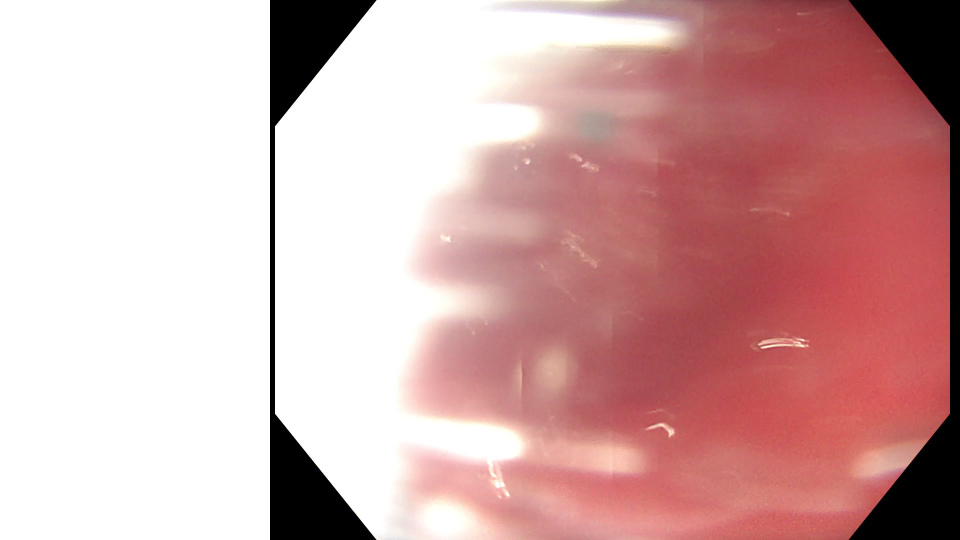
#> input picture code/circle_detec/frame1.jpg, 1920 x 1080 px (shown at 1/2 size)
$ python hough.py
#> lines starting #> are read from the running program, lines starting #| are printed output that depends on the picture
import cv2
import numpy as np

img = cv2.imread("frame1.jpg", cv2.IMREAD_GRAYSCALE)
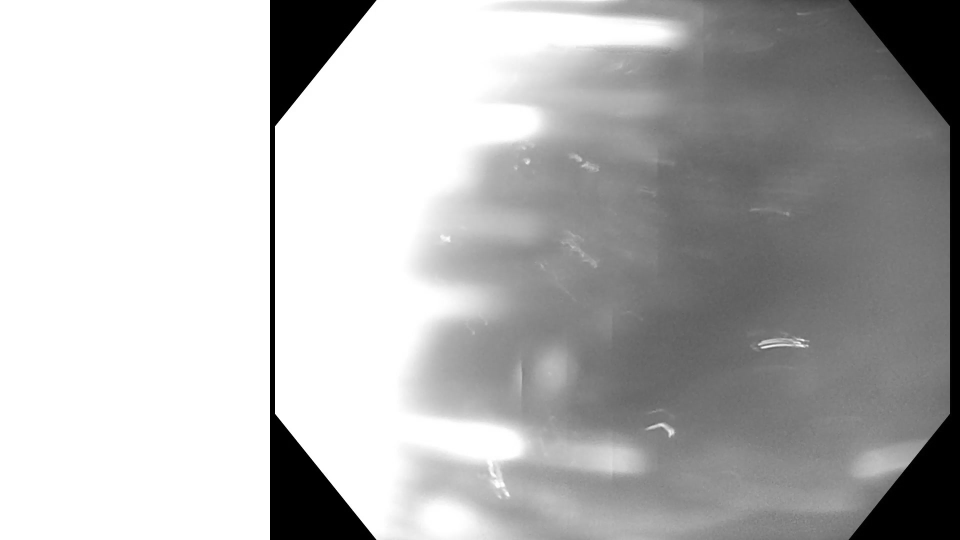
#> img: shape (1080, 1920) (shown at 1/2 size); min 0, max 255, mean 182.3

# 1. Denoise & flatten illumination
img_blur = cv2.bilateralFilter(img, d=9, sigmaColor=75, sigmaSpace=75)

import cv2
import numpy as np

img = cv2.imread("frame1.jpg", cv2.IMREAD_GRAYSCALE)
img_blur = cv2.bilateralFilter(img, d=9, sigmaColor=75, sigmaSpace=75)

h, w = img.shape[:2]
#> h = 1080; w = 1920
min_r = int(0.1 * min(h, w))   # tune this
#> min_r = 108
max_r = int(0.1 * min(h, w))   # tune this
#> max_r = 108

img = img[200:800, 540:200000]
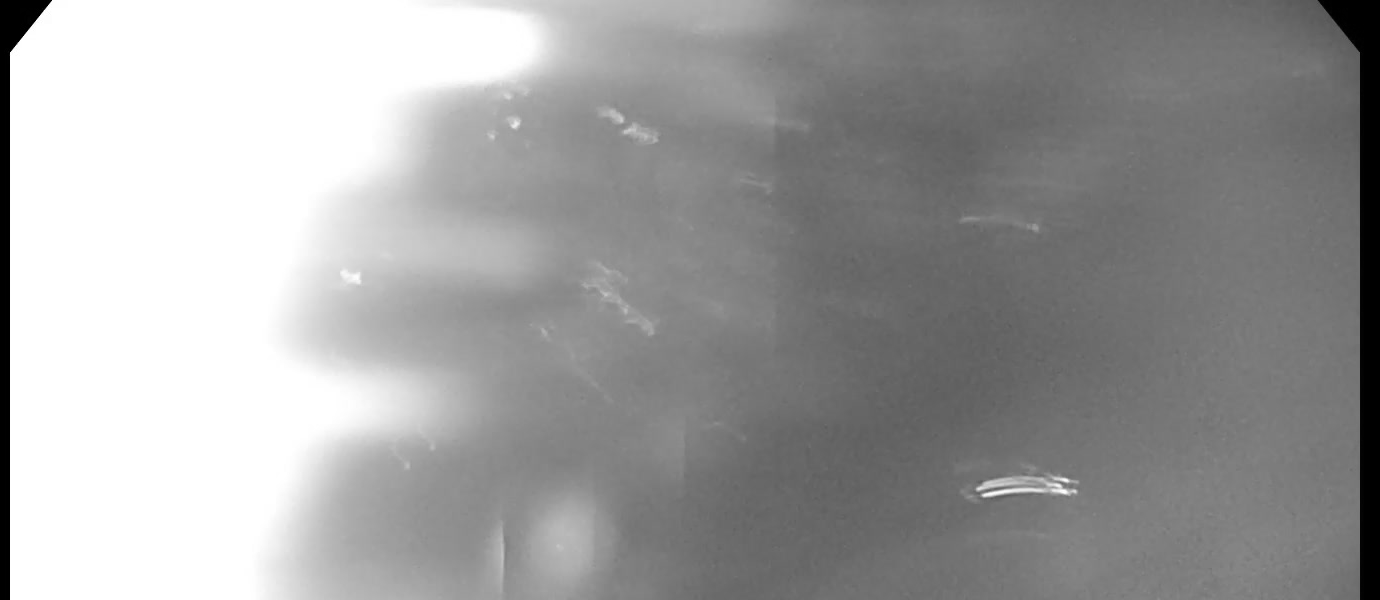
#> img: shape (600, 1380); min 0, max 255, mean 158.9


circles = cv2.HoughCircles(
    img_blur,
    cv2.HOUGH_GRADIENT,
    dp=1.2,           # accumulator resolution
    minDist=100,       # min distance between circle centers
    param1=80,        # high threshold for the internal Canny
    param2=45,        # accumulator threshold (lower -> more circles)
    minRadius=1,     # tune!
    maxRadius=0       # 0 = no upper bound (or set a value)
)
#> circles = None


# Visualize circles on the original image
vis = cv2.cvtColor(img, cv2.COLOR_GRAY2BGR)

if circles is not None:
    print(len(circles))

    circles = np.round(circles[0, :]).astype(int)
    for (x, y, r) in circles:
        # draw outer circle
        cv2.circle(vis, (x, y), r, (0, 255, 0), 2)
        # draw center point
        cv2.circle(vis, (x, y), 2, (0, 0, 255), 3)

cv2.imwrite("circles_visualization3.png", vis)

$ run again, with code/circle_detec/frame2.jpg copied over code/circle_detec/frame1.jpg
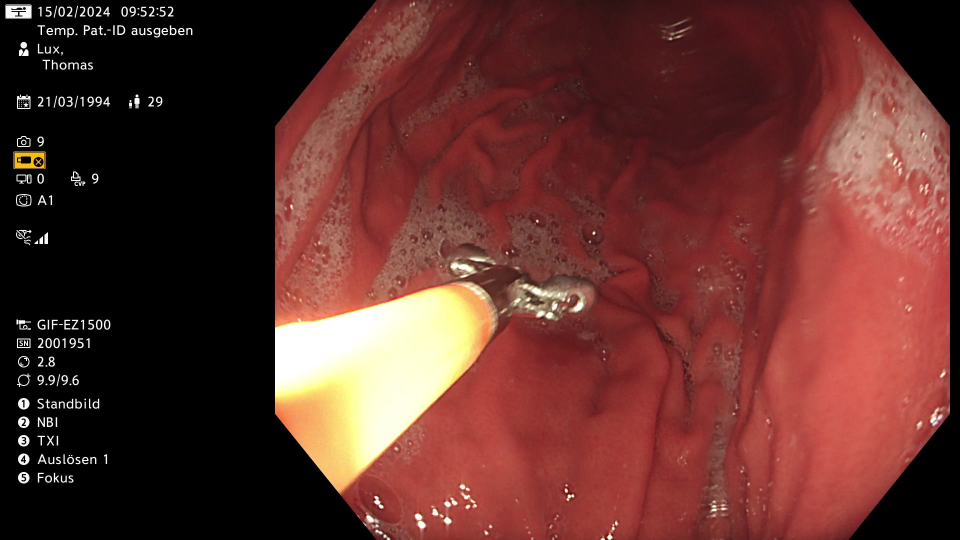
#> input picture code/circle_detec/frame2.jpg, 1920 x 1080 px (shown at 1/2 size)
#> `img = img[200:800, 540:200000]`:
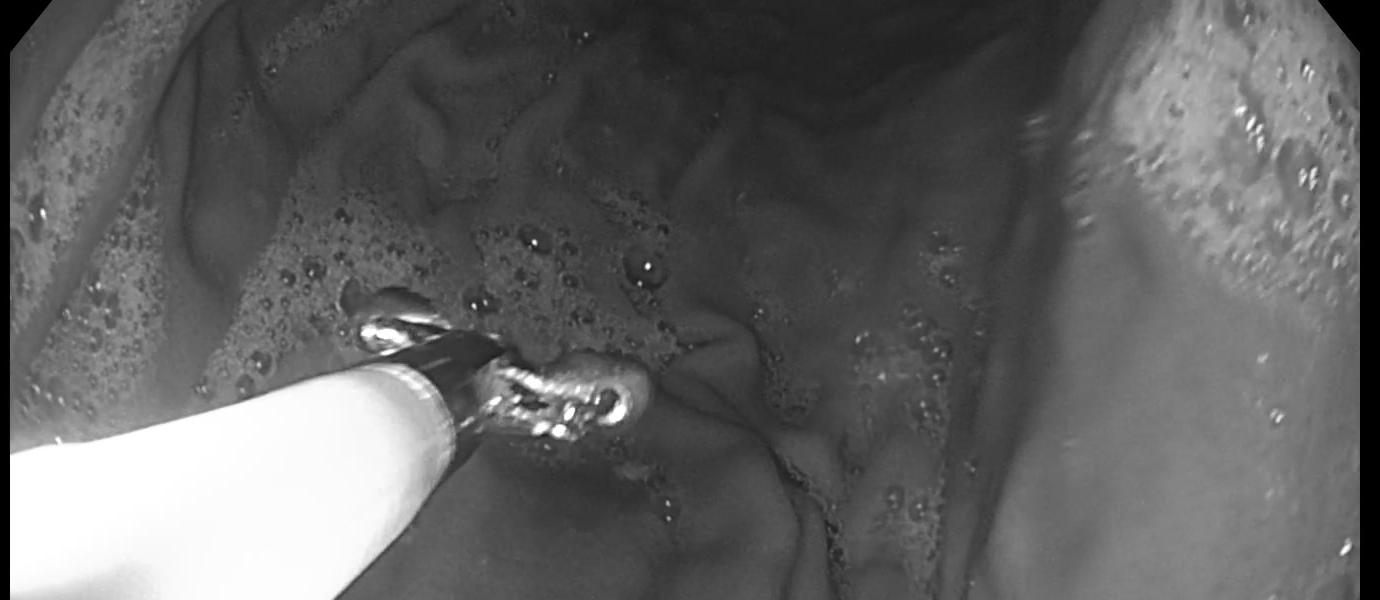
#> img: shape (600, 1380); min 0, max 255, mean 97.8
#> `circles = cv2.HoughCircles( img_blur, cv2.HOUGH_GRADIENT, dp=1.2,`: circles = 73 rows, first 8: [1024.2, 357, 976.8], [503.4, 357, 574.1], [503.4, 483, 483.9], [1224.6, 684.6, 797.4], [1269, 461.4, 720.5], [551.4, 131.4, 514.4], [1350.6, 636.6, 549.2], [1491, 684.6, 408]
#| 1
#> `circles = np.round(circles[0, :]).astype(int)`: circles = 73 rows, first 8: [1024, 357, 977], [503, 357, 574], [503, 483, 484], [1225, 685, 797], [1269, 461, 721], [551, 131, 514], [1351, 637, 549], [1491, 685, 408]
#> the loop `for (x, y, r) in circles:` made 73 passes
#> after the loop `for (x, y, r) in circles:`:
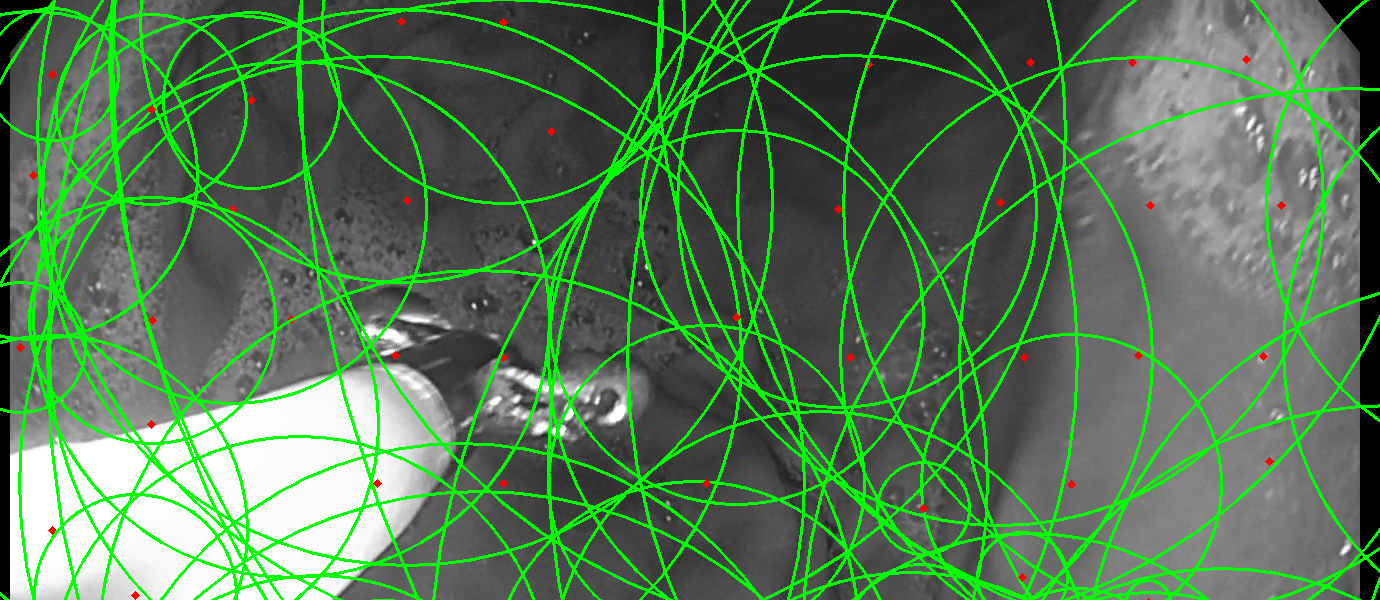
#> vis: shape (600, 1380, 3); mean B, G, R 83.9, 119.1, 84.3

$ run again, with code/circle_detec/frame3.jpg copied over code/circle_detec/frame1.jpg
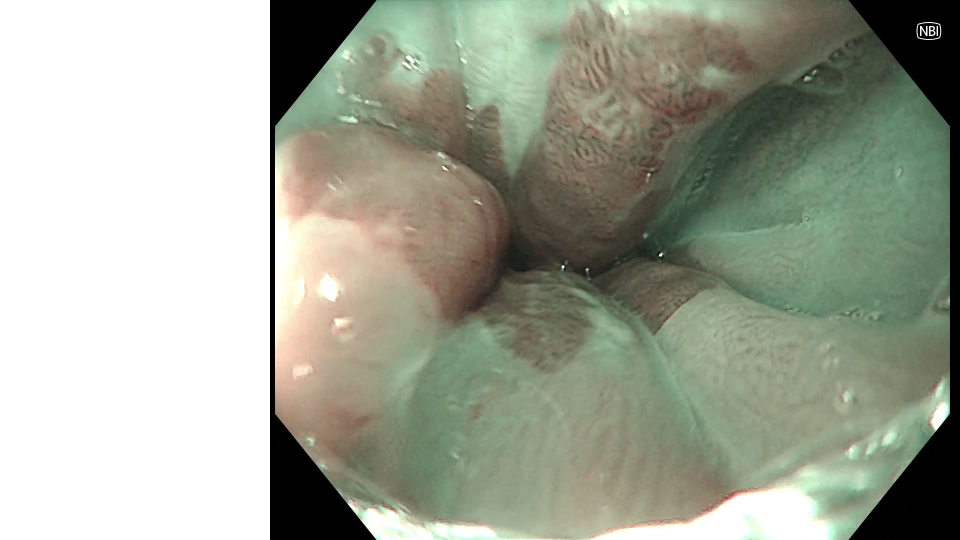
#> input picture code/circle_detec/frame3.jpg, 1920 x 1080 px (shown at 1/2 size)
#> `img = img[200:800, 540:200000]`:
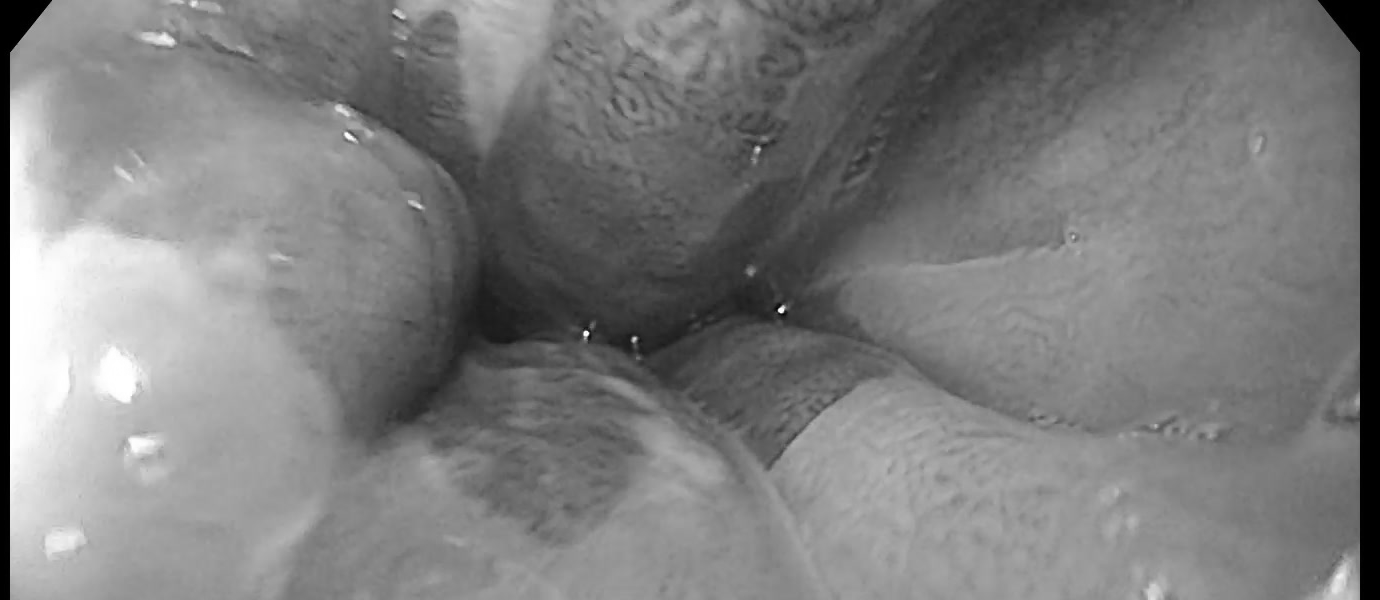
#> img: shape (600, 1380); min 0, max 255, mean 125.8
#> `circles = cv2.HoughCircles( img_blur, cv2.HOUGH_GRADIENT, dp=1.2,`: circles = [[1204.2, 480.6, 655.7], [1860.6, 58.2, 14.56]]
#| 1
#> `circles = np.round(circles[0, :]).astype(int)`: circles = [[1204, 481, 656], [1861, 58, 15]]
#> the loop `for (x, y, r) in circles:` made 2 passes
#> after the loop `for (x, y, r) in circles:`:
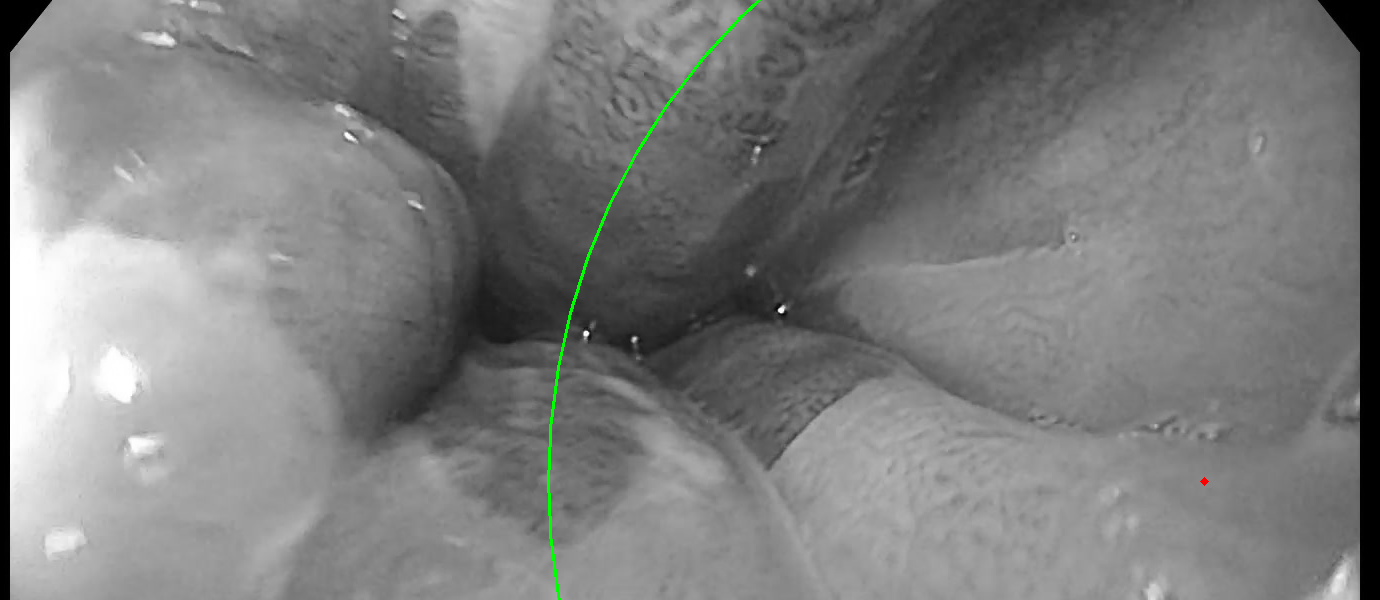
#> vis: shape (600, 1380, 3); mean B, G, R 125.5, 126.1, 125.6

$ run again, with code/circle_detec/frame4.jpg copied over code/circle_detec/frame1.jpg
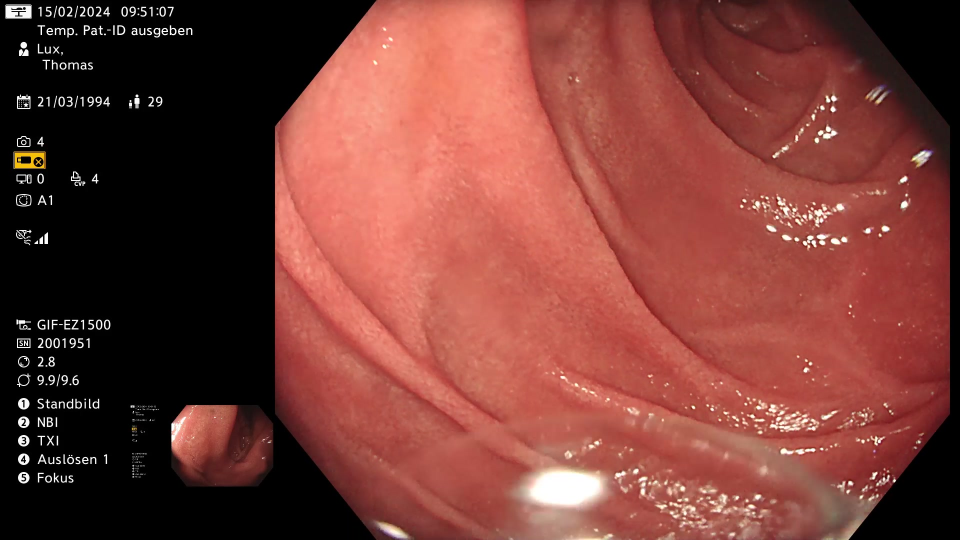
#> input picture code/circle_detec/frame4.jpg, 1920 x 1080 px (shown at 1/2 size)
#> `img = img[200:800, 540:200000]`:
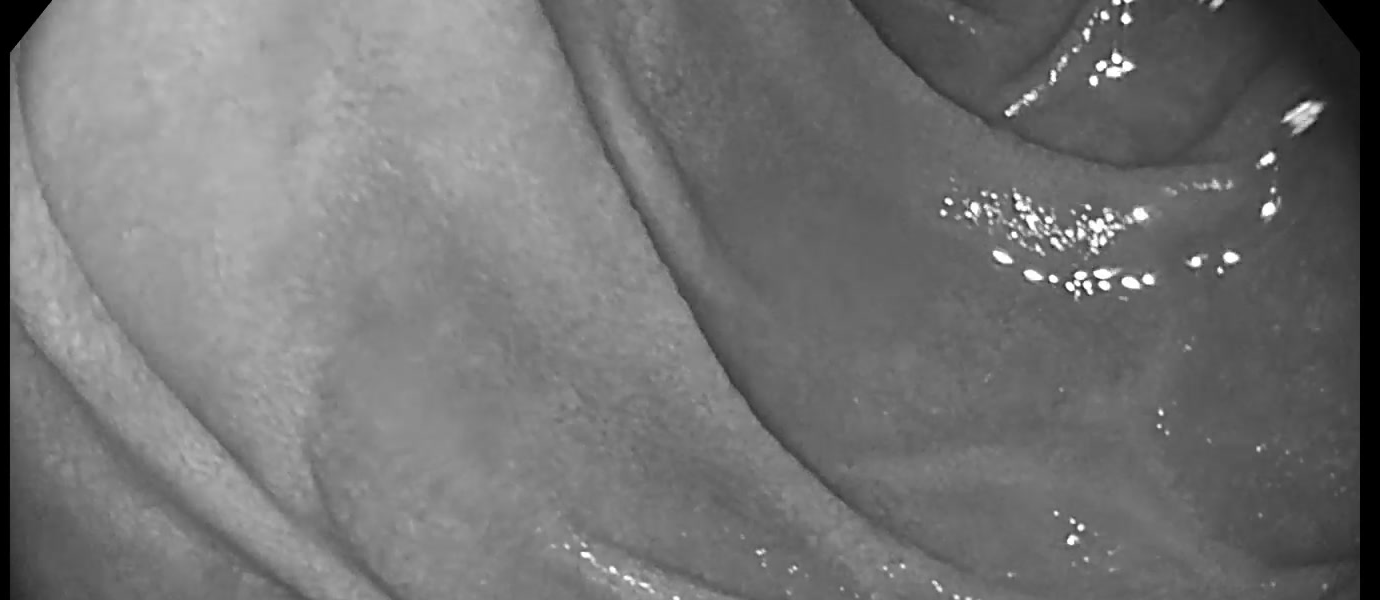
#> img: shape (600, 1380); min 0, max 255, mean 115.8
#> `circles = cv2.HoughCircles( img_blur, cv2.HOUGH_GRADIENT, dp=1.2,`: circles = 90 rows, first 8: [1018.2, 358.2, 981.2], [1805.4, 204.6, 653.7], [990.6, 682.2, 909], [826.2, 690.6, 745.8], [844.2, 407.4, 802], [1530.6, 585, 439.6], [1549.8, 705, 349.6], [966.6, 565.8, 933.2]
#| 1
#> `circles = np.round(circles[0, :]).astype(int)`: circles = 90 rows, first 8: [1018, 358, 981], [1805, 205, 654], [991, 682, 909], [826, 691, 746], [844, 407, 802], [1531, 585, 440], [1550, 705, 350], [967, 566, 933]
#> the loop `for (x, y, r) in circles:` made 90 passes
#> after the loop `for (x, y, r) in circles:`:
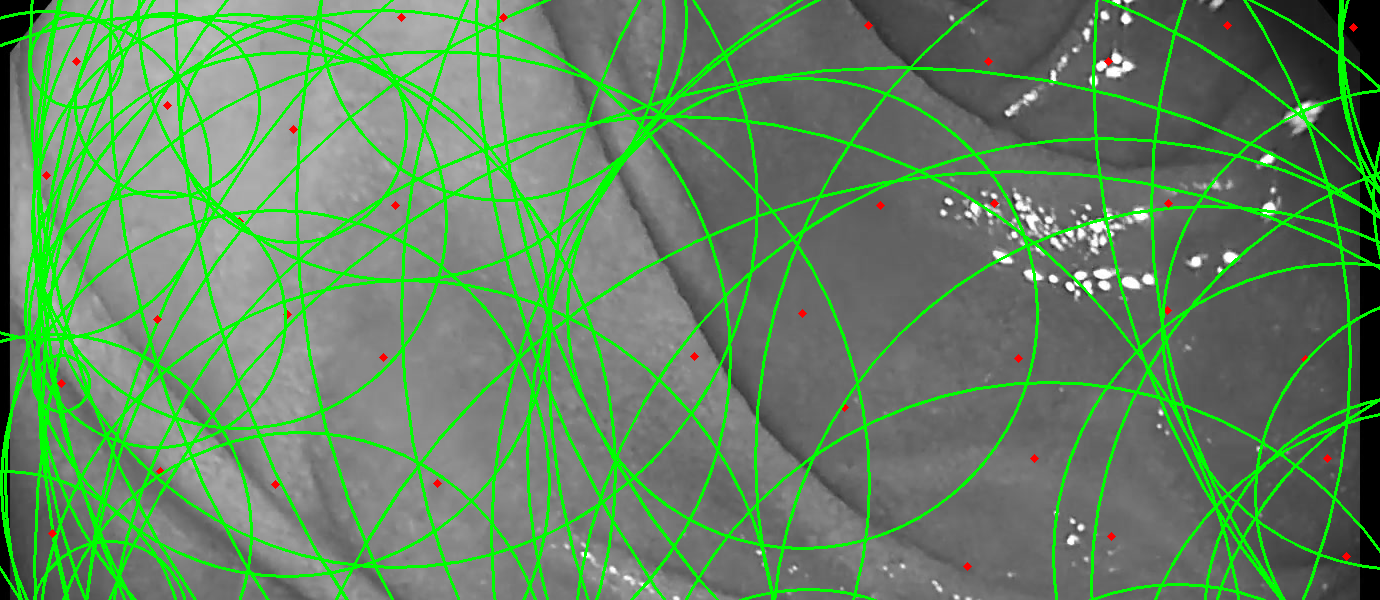
#> vis: shape (600, 1380, 3); mean B, G, R 98.3, 134.4, 98.7
